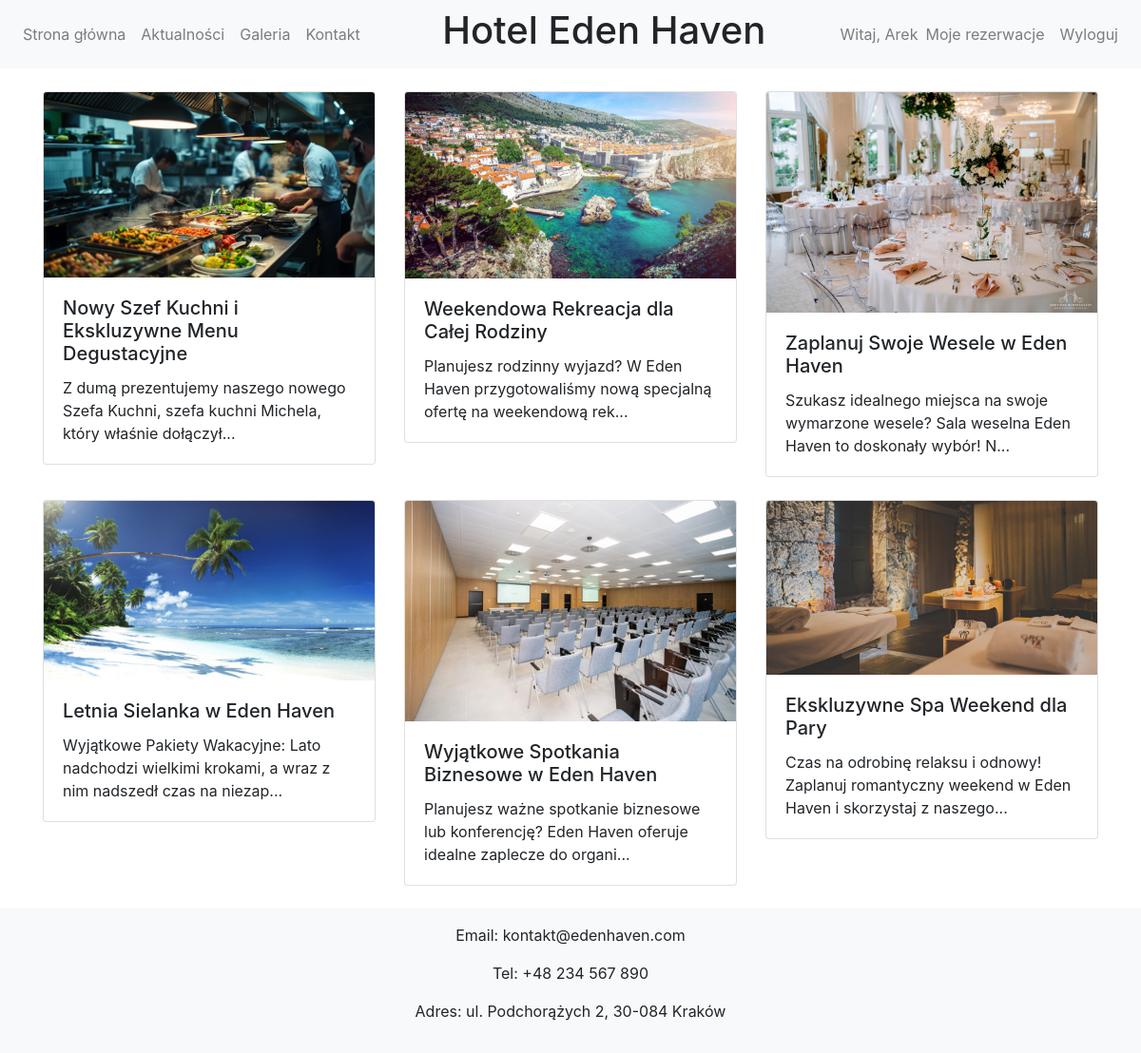
The page /news.php (signed in) on the database its author committed.
### tables this page shows
CREATE TABLE `news` (
  `id` int(11) NOT NULL,
  `title` varchar(255) NOT NULL,
  `photo_url` varchar(1000) NOT NULL,
  `content` text NOT NULL
);

### news.php (the view, shortened to what this page needs)
<?php
require 'connect.php';
$sql = "SELECT * FROM news";
$stmt = $pdo->prepare($sql);
$stmt->execute();
$news = $stmt->fetchAll();
?>
<!DOCTYPE html>
<html lang="pl">
<head>
    <link rel="stylesheet" href="style.css">
    <link rel="stylesheet" href="https://stackpath.bootstrapcdn.com/bootstrap/4.5.0/css/bootstrap.min.css">
    <link href="https://stackpath.bootstrapcdn.com/bootstrap/4.5.0/css/bootstrap.min.css" rel="stylesheet">
</head>
<body>
    <header>
        <nav class="navbar navbar-expand-lg navbar-light bg-light">
            <ul class="navbar-nav mr-auto">
                <li class="nav-item"><a class="nav-link" href="index.php">Strona główna</a></li>
                <li class="nav-item"><a class="nav-link" href="news.php">Aktualności</a></li>
                <li class="nav-item"><a class="nav-link" href="gallery.php">Galeria</a></li>
                <li class="nav-item"><a class="nav-link" href="#contact">Kontakt</a></li>
            </ul>
            <h1 class="text-center">Hotel Eden Haven</h1>
            <div class="navbar-nav ml-auto">
                <?php
                if (isset($_SESSION['username'])) {
                    echo '<span class="navbar-text">Witaj, ' . $_SESSION['username'] . '</span>';
                    echo '<a class="nav-item nav-link" href="my_reservations.php">Moje rezerwacje</a>';
                    echo '<a class="nav-item nav-link" href="logout.php">Wyloguj</a>';
                } else {
                    echo '<a class="nav-item nav-link" href="register.php">Rejestracja</a>';
                    echo '<a class="nav-item nav-link" href="login.php">Logowanie</a>';
                }
                ?>
            </div>
        </nav>
    </header>
    <main class="container mt-4">
        <section class="row">
            <?php
            $i = 0;
            foreach ($news as $row) {
                $truncated_content = (strlen($row["content"]) > 100) ? substr($row["content"], 0, 100) . '...' : $row["content"];
                echo "<div class='col-md-4 mb-4'>";
                echo "<div class='card' data-toggle='modal' data-target='#newsModal" . $i . "'>";
                echo "<img src='" . $row["photo_url"] . "' class='card-img-top' alt='News Photo'>";
                echo "<div class='card-body'>";
                echo "<h5 class='card-title'>" . $row["title"] . "</h5>";
                echo "<p class='card-text'>" . $truncated_content . "</p>";
                echo "</div>";
                echo "</div>";
                echo "</div>";
                $i++;
            }
            ?>
        </section>
    </main>
</body>
<footer id="contact" class="footer mt-auto py-3 bg-light">
    <div class="container text-center">
        <p>Email: kontakt@edenhaven.com</p>
        <p>Tel: +48 234 567 890</p>
        <p>Adres: ul. Podchorążych 2, 30-084 Kraków</p>
    </div>
</footer>
</html>

### rows shown on the page
news: photo_url (picture), title "Nowy Szef Kuchni i Ekskluzywne Menu Degustacyjne", content "Z dumą prezentujemy naszego nowego Szefa Kuchni, szefa kuchni Michela, który właśnie dołączył..."
news: photo_url (picture), title "Weekendowa Rekreacja dla Całej Rodziny", content "Planujesz rodzinny wyjazd? W Eden Haven przygotowaliśmy nową specjalną ofertę na weekendową rek..."
news: photo_url (picture), title "Zaplanuj Swoje Wesele w Eden Haven", content "Szukasz idealnego miejsca na swoje wymarzone wesele? Sala weselna Eden Haven to doskonały wybór! N..."
news: photo_url (picture), title "Letnia Sielanka w Eden Haven", content "Wyjątkowe Pakiety Wakacyjne: Lato nadchodzi wielkimi krokami, a wraz z nim nadszedł czas na niezap..."
news: photo_url (picture), title "Wyjątkowe Spotkania Biznesowe w Eden Haven", content "Planujesz ważne spotkanie biznesowe lub konferencję? Eden Haven oferuje idealne zaplecze do organi..."
news: photo_url (picture), title "Ekskluzywne Spa Weekend dla Pary", content "Czas na odrobinę relaksu i odnowy! Zaplanuj romantyczny weekend w Eden Haven i skorzystaj z naszego..."

### other values the page prints
$_SESSION['username'] "Arek"
